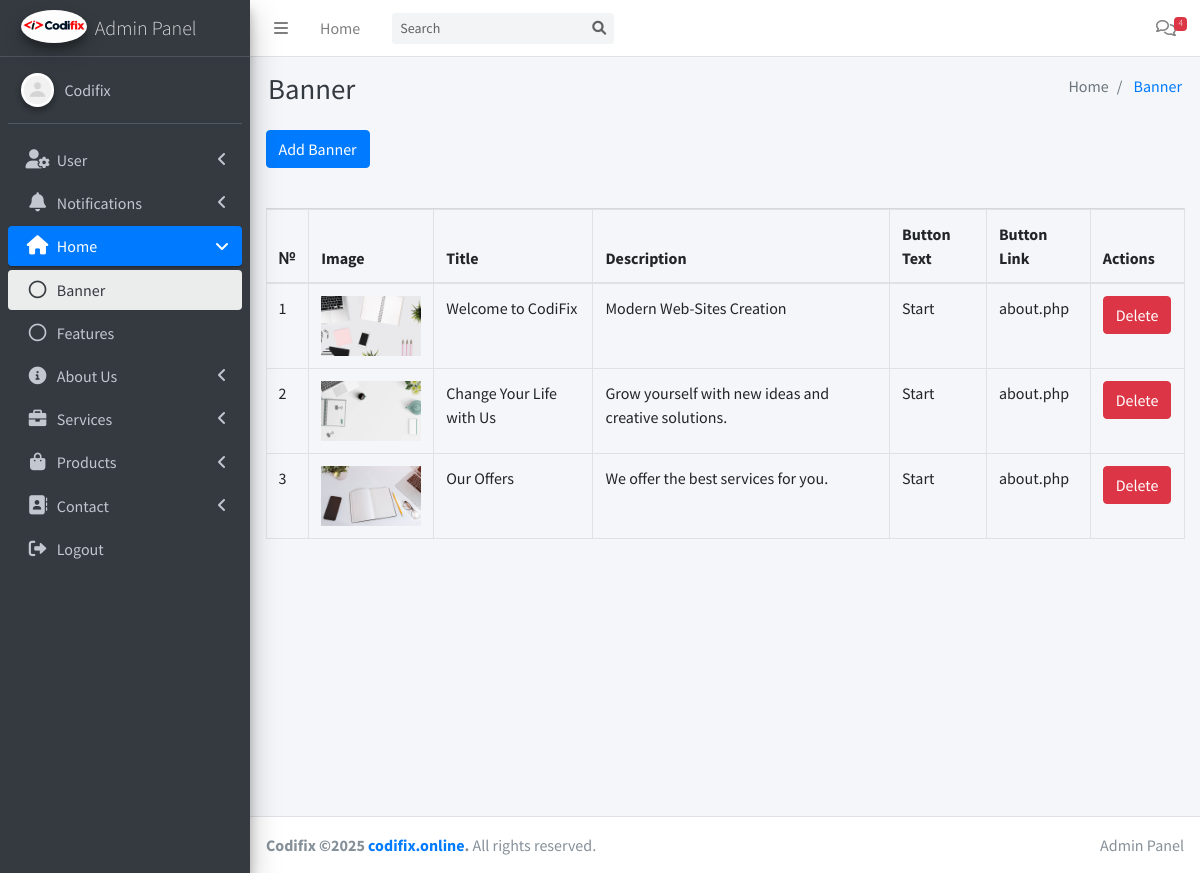
The app's page /admin/banner.php (signed in) with its own data.
### tables this page shows
CREATE TABLE `banners` (
  `id` int(11) NOT NULL,
  `image` varchar(255) NOT NULL,
  `title` varchar(255) NOT NULL,
  `description` text NOT NULL,
  `button_text` varchar(100) NOT NULL,
  `button_link` varchar(255) NOT NULL
);

### config.php (called while the page is built, shortened)
<?php
class Database
{
    private $conn;
    public function __construct()
    {
        $servername = "localhost";
        $username = "root";
        $password = "";
        $dbname = "business_website";
        $this->conn = new mysqli($servername, $username, $password, $dbname);
    }
    public function executeQuery($sql)
    {
        $result = $this->conn->query($sql);
        return $result;
    }
    public function select($table, $columns = "*", $condition = "")
    {
        $sql = "SELECT $columns FROM $table $condition";
        return $this->executeQuery($sql)->fetch_all(MYSQLI_ASSOC);
    }
}

### admin/check.php (called while the page is built, shortened)
<?php
include '../config.php';
$query = new Database();

### admin/banner.php (the view, shortened to what this page needs)
<?php include 'check.php'; ?>
<?php
$banners = $query->select('banners', '*');
?>
<!DOCTYPE html>
<html lang="en">
<head>
    <?php include 'includes/css.php'; ?>
</head>
<body class="hold-transition sidebar-mini">
    <div class="wrapper">
        <?php include 'includes/header.php' ?>
        <div class="content-wrapper">
            <section class="content">
                <div class="container-fluid">
                    <button type="button" class="btn btn-primary mb-3" data-toggle="modal"
                        data-target="#addBannerModal">
                        Add Banner
                    </button>
                    <div class="card-header">
                    </div>
                    <table class="table table-bordered">
                        <thead>
                            <tr>
                                <th>№</th>
                                <th>Image</th>
                                <th>Title</th>
                                <th>Description</th>
                                <th>Button Text</th>
                                <th>Button Link</th>
                                <th>Actions</th>
                            </tr>
                        </thead>
                        <tbody>
                            <?php foreach ($banners as $index => $banner): ?>
                                <tr>
                                    <td><?php echo $index + 1 ?></td>
                                    <td><img src="../assets/img/banners/<?php echo $banner['image']; ?>"
                                            alt="<?php echo $banner['title']; ?>" width="100"></td>
                                    <td><?php echo $banner['title']; ?></td>
                                    <td><?php echo $banner['description']; ?></td>
                                    <td><?php echo $banner['button_text']; ?></td>
                                    <td><?php echo $banner['button_link']; ?></td>
                                    <td>
                                        <button onclick="deleteBanner(<?php echo $banner['id']; ?>)" type="button"
                                            class="btn btn-danger" onclick="deleteProduct(2)">Delete</button>
                                    </td>
                                </tr>
                            <?php endforeach; ?>
                        </tbody>
                    </table>
                </div>
            </section>
        </div>
        <?php include 'includes/footer.php'; ?>
    </div>
</body>
</html>

### records on screen
banners: image (picture), title "Welcome to CodiFix", description "Modern Web-Sites Creation", button_text "Start", button_link "about.php"
banners: image (picture), title "Change Your Life with Us", description "Grow yourself with new ideas and creative solutions.", button_text "Start", button_link "about.php"
banners: image (picture), title "Our Offers", description "We offer the best services for you.", button_text "Start", button_link "about.php"

### other values on screen
$message_count "4"
$pageTitle "Banner"
$item['title'] "Home"
$item['title'] "Banner"
$menuItem['menuTitle'] "User"
$menuItem['menuTitle'] "Notifications"
$menuItem['menuTitle'] "Home"
$page['title'] "Banner"
$page['title'] "Features"
$menuItem['menuTitle'] "About Us"
$menuItem['menuTitle'] "Services"
$menuItem['menuTitle'] "Products"
$menuItem['menuTitle'] "Contact"
